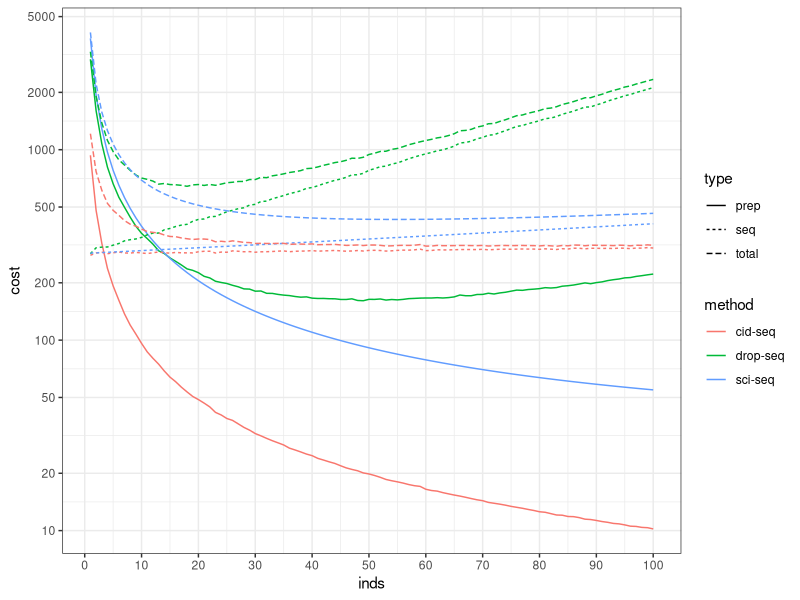

Here is the R script that generated this plot:
library(ggplot2);

## goal is to sequence 1000 cells per person

inds <- seq(1,100,1);

## simulate cid-seq
## assume 500 (tn5) + 934 rt + 1150 master mix + 300 = 2884
## cost per drop = 657/50000+(300)/50000 = 0.03
w1 <- 16;

cells <- NULL;
crs <- NULL;
cost.prep <- NULL;
cost.seq <- NULL;
singlets <- NULL;
collisions <- NULL;

##lambda.cid <- 1.6;

for(ind in inds) {
  lambda.cid <- ind*1000/50000;
  n2<-rpois(50000,lambda.cid);
  cells <- c(cells, sum(n2));
  bc0 <- w1 * (1-1/w1)^n2;
  bc1 <- n2*(1-1/w1)^(n2-1);
  bc2 <- w1 - bc0 - bc1;
  tmp <- bc2/(bc1+bc2)*n2;
  cr <- sum(na.omit(tmp))/sum(n2[!is.na(tmp)])*(1-1/ind);
  crs <- c(crs, cr);

  singlets <- c(singlets, sum(n2)*(1-cr));
  collisions <- c(collisions, sum(n2)*cr);

  ##cost.prep <- c(cost.prep,0.15*singlet(657*sum(n2)/10000+500+300)/ind/(1-cr));
  ##cost.seq <- c(cost.seq, sum(n2)*50000/350e6*2000/(1-cr)/ind);
}

cost.prep <- 1000/(singlets/inds)*50000*((657+300)/50000)/inds;
cost.seq <- 1000/(singlets/inds)*1000*50000/350e6*2000;

## simluate sci-seq
## let's assume some costs
## $8334 illumina tn5
## $3834 own tn5
## cost estimate is 3834/384 = $10/well
w1 <- 384;

cells.sci <- NULL;
crs.sci <- NULL;
cost.prep.sci <- NULL;
cost.seq.sci <- NULL;
singlets.sci <- NULL;
collisions.sci <- NULL;

##n2 <- 40;

for(ind in inds) {
  n2<-rep(1000*ind/w1, w1);
  cells.sci <- c(cells.sci, sum(n2));
  bc0 <- w1 * (1-1/w1)^n2;
  bc1 <- n2*(1-1/w1)^(n2-1);
  bc2 <- w1 - bc0 - bc1;
  tmp <- bc2/(bc1+bc2)*n2;
  cr <- sum(na.omit(tmp))/sum(n2[!is.na(tmp)]);
  crs.sci <- c(crs.sci, cr);

  singlets.sci <- c(singlets.sci, sum(n2)*(1-cr));
  collisions.sci <- c(collisions.sci, sum(n2)*cr);

  ##cost.prep.sci <- c(cost.prep.sci, 3834/ind/(1-cr));
  ##cost.seq.sci <- c(cost.seq.sci, (sum(n2)/(1-cr))*50000/350e6*2000/ind);
}

cost.prep.sci <- 1000/(singlets.sci/inds)*384*(3834/384)/inds;
cost.seq.sci <- 1000/(singlets.sci/inds)*1000*50000/350e6*2000;

## simluate drop-seq
## let's assume 10x costs
## cost per prep is $657/10k cells
## cost per prep is $657/50k drops = 0.02
##

cells.drop <- NULL;
crs.drop <- NULL;
cost.prep.drop <- NULL;
cost.seq.drop <- NULL;
singlets.drop <- NULL;
collisions.drop <- NULL;

for(ind in inds) {
  lambda <- ind*1000/50000;
  n2<-rpois(50000,lambda);

# for(lambda in c(0.01, 0.02, 0.03, 0.04, 0.05, 0.06, 0.07, 0.08, 0.09, 0.1,0.2,0.3,0.4)) {
#     n2<-rpois(50000,lambda);

  cells.drop <- c(cells.drop, length(which(n2>0)));
  cr <- length(which(n2>1))/length(which(n2>0));
  crs.drop <- c(crs.drop, cr);

  singlets.drop <- c(singlets.drop, length(which(n2>0))*(1-cr));
  collisions.drop <- c(collisions.drop, length(which(n2>0))*cr);

  ##cost.prep.drop <- c(cost.prep.drop, 657/10000*length(which(n2>0))/ind/(1-cr)*(ind*1000/length(which(n2>0))));
  ##cost.seq.drop <- c(cost.seq.drop, (length(which(n2>0))/(1-cr))*50000/350e6*2000/ind*(ind*1000/length(which(n2>0))));

}

cost.prep.drop <- 1000/(singlets.drop/inds)*50000*(1500*2/50000)/inds;
cost.seq.drop <- 1000/(singlets.drop/inds)*1000*50000/350e6*2000;


## plot everything
plot.df <- rbind(data.frame(cost=cost.prep.drop+cost.seq.drop, inds=inds, method="drop-seq",type="total"),
data.frame(cost=cost.prep.sci+cost.seq.sci, inds=inds, method="sci-seq",type="total"),
data.frame(cost=cost.prep+cost.seq, inds=inds, method="cid-seq",type="total"),
data.frame(cost=cost.prep.drop, inds=inds, method="drop-seq", type="prep"),
data.frame(cost=cost.seq.drop, inds=inds, method="drop-seq", type="seq"),
data.frame(cost=cost.prep.sci, inds=inds, method="sci-seq", type="prep"),
data.frame(cost=cost.seq.sci, inds=inds, method="sci-seq", type="seq"),
data.frame(cost=cost.prep, inds=inds, method="cid-seq", type="prep"),
data.frame(cost=cost.seq, inds=inds, method="cid-seq", type="seq"))

plot.total.df <- rbind(data.frame(cost=cost.prep.drop+cost.seq.drop, inds=inds, method="drop-seq"),
data.frame(cost=cost.prep.sci+cost.seq.sci, inds=inds, method="sci-seq"),
data.frame(cost=cost.prep+cost.seq, inds=inds, method="cid-seq"))

ggsave("cost.vs.ind.pdf",ggplot(aes(inds, cost, linetype=type,color=method),data=plot.df)+geom_line()+theme_bw()+scale_y_log10(breaks=c(0,1,2,5,10,20,50,100,200,500,1000,2000,5000))+scale_x_continuous(breaks=seq(0,100,10)));

##geom_bar(stat="identity",position="dodge")+theme_bw());

#+scale_y_log10(breaks=seq(0,0.2,0.02));
